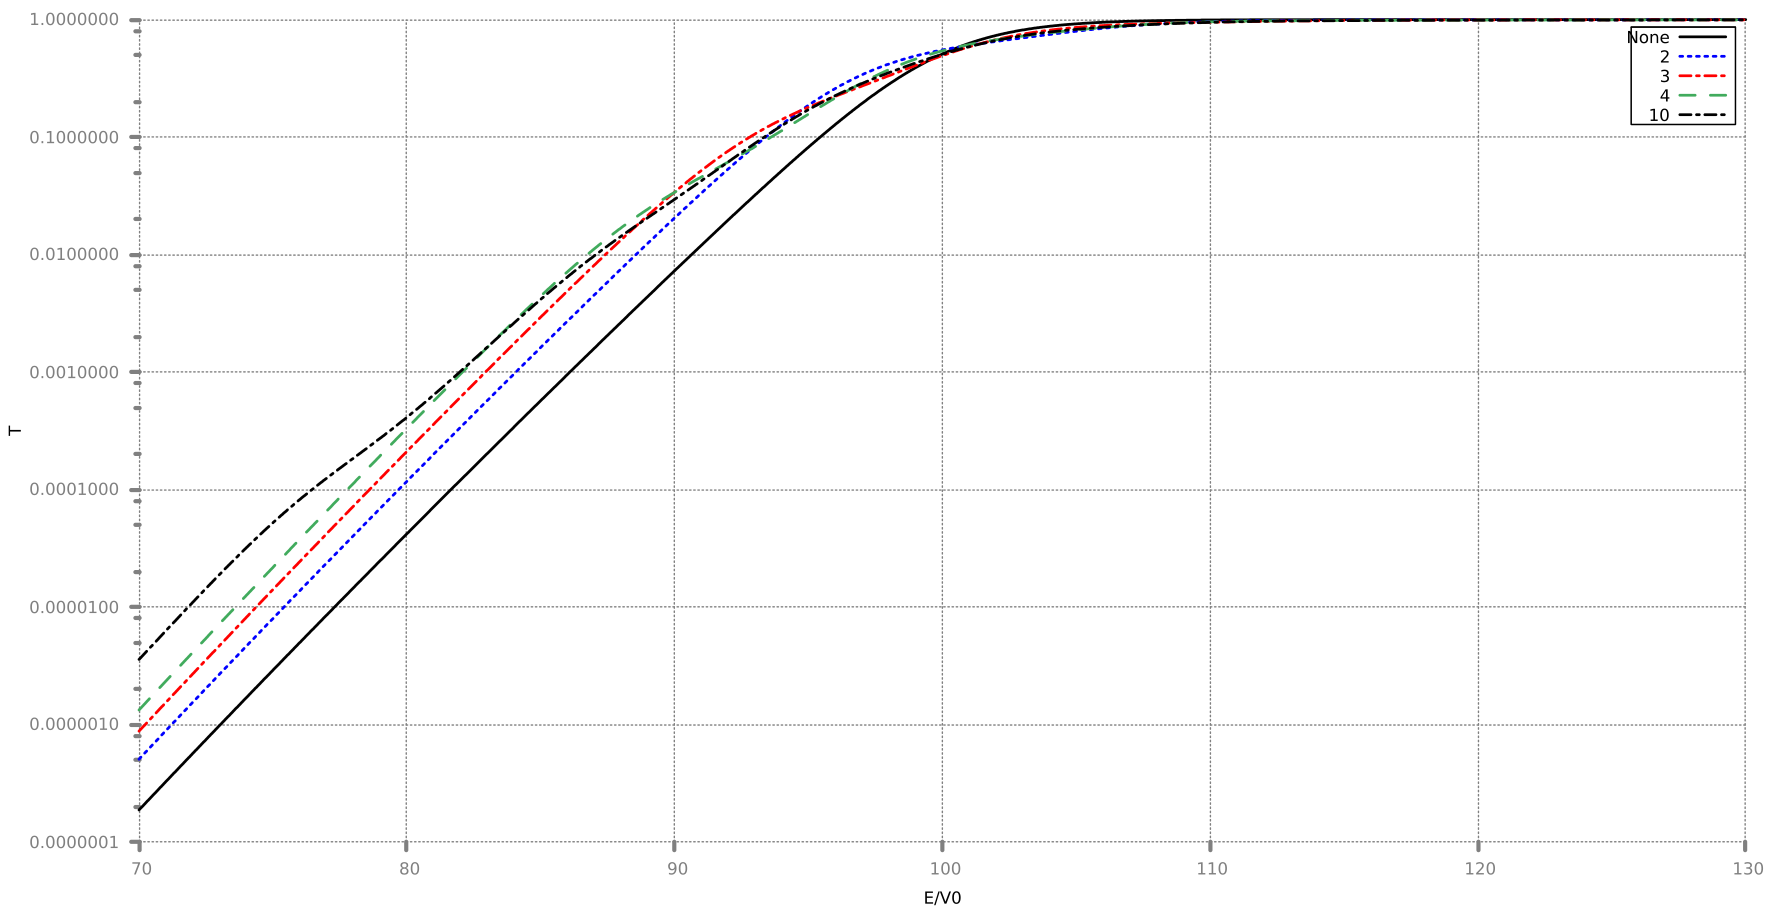

The script that drew this image:
load "stylefile.gp"
set xrange [70:130]
set yrange [0.0000001:1]
set log y
set xlabel "E/V0"
set ylabel "T"
plot "N_1.csv" using "E":"T" w l title "None", "N_2.csv" using "E":"T" w l title "2", "N_3.csv" u "E":"T" w l title "3", "N_4.csv" u "E":"T" w l title "4", "N_10.csv" u "E":"T" w l title "10" lc black lt 3
